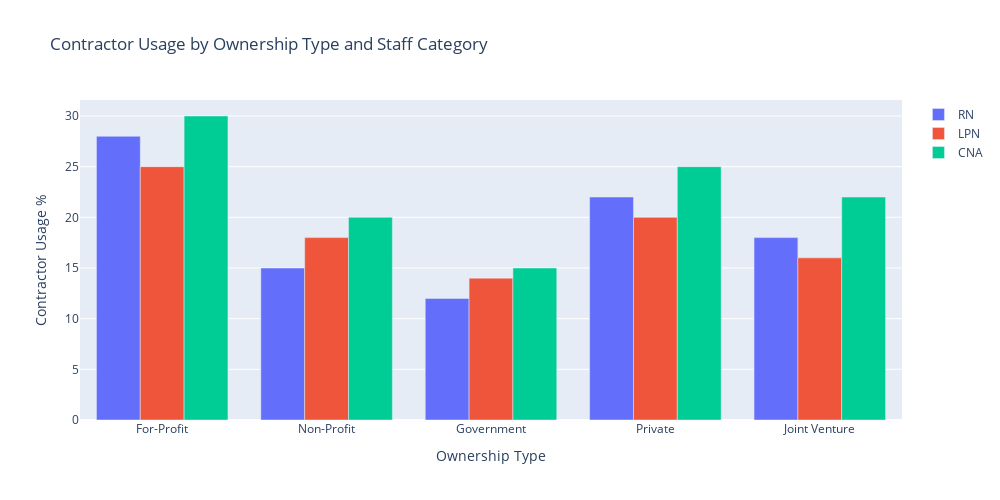

The cell this chart's notebook holds for it:
### Markdown cell above
## Ownership Pattern Analysis

Let's analyze how contractor usage varies by facility ownership type.

### Code cell
# Create ownership analysis visualization
fig = go.Figure()

for metric in ['RN_Contractor', 'LPN_Contractor', 'CNA_Contractor']:
    fig.add_trace(go.Bar(
        name=metric.split('_')[0],
        x=ownership_data['Type'],
        y=ownership_data[metric]
    ))

fig.update_layout(
    title='Contractor Usage by Ownership Type and Staff Category',
    barmode='group',
    xaxis_title='Ownership Type',
    yaxis_title='Contractor Usage %',
    width=1000,
    height=500
)

fig.show()

### Figure 1 — Plotly figure (JSON) as saved in the notebook; plotly's stock layout.template omitted (floating-point values rounded to 4 significant figures)
{"data": [{"name": "RN", "type": "bar", "x": ["For-Profit", "Non-Profit", "Government", "Private", "Joint Venture"], "y": [28, 15, 12, 22, 18]}, {"name": "LPN", "type": "bar", "x": ["For-Profit", "Non-Profit", "Government", "Private", "Joint Venture"], "y": [25, 18, 14, 20, 16]}, {"name": "CNA", "type": "bar", "x": ["For-Profit", "Non-Profit", "Government", "Private", "Joint Venture"], "y": [30, 20, 15, 25, 22]}], "layout": {"barmode": "group", "height": 500, "title": {"text": "Contractor Usage by Ownership Type and Staff Category"}, "width": 1000, "xaxis": {"title": {"text": "Ownership Type"}}, "yaxis": {"title": {"text": "Contractor Usage %"}}}}
